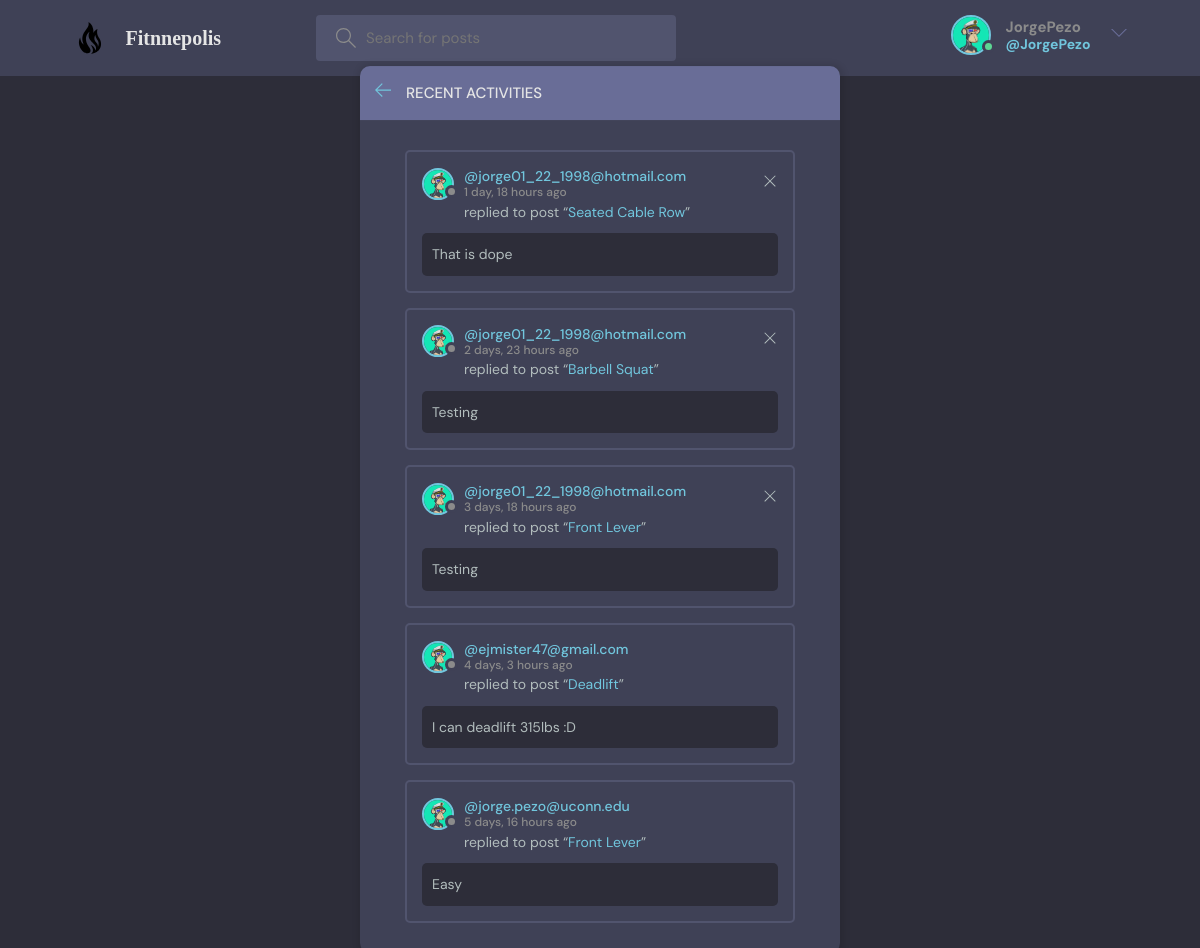
The page /activity/ (signed in) on the database its author committed.
### playground/models.py (models this page shows, shortened)
class User(AbstractUser):
    name = models.CharField(max_length=200, null=True)
    email = models.EmailField(unique=True, null=True)
    bio = models.TextField(null=True)
    avatar = models.ImageField(null=True, default="avatar.svg")
    USERNAME_FIELD = 'email'
    REQUIRED_FIELDS = []

class Message(models.Model):
    user = models.ForeignKey(User, on_delete=models.CASCADE)
    room = models.ForeignKey(Room, on_delete=models.CASCADE)
    body = models.TextField()
    updated = models.DateTimeField(auto_now=True)
    created = models.DateTimeField(auto_now_add=True)
    class Meta:
        ordering = ['-updated', '-created']

class Room(models.Model):
    host = models.ForeignKey(User, on_delete=models.SET_NULL, null=True)
    topic = models.ForeignKey(Topic, on_delete=models.SET_NULL, null=True)
    name = models.CharField(max_length=200)
    description = models.TextField(null=True, blank=True)
    participants = models.ManyToManyField(User, related_name='participants', blank=True)
    url = EmbedVideoField(null=True)
    updated = models.DateTimeField(auto_now=True)
    created = models.DateTimeField(auto_now_add=True)
    image = models.ImageField(null=True, upload_to='media')
    class Meta:
        ordering = ['-updated', '-created']

### playground/views.py (the view)
# urls.py: path('activity/', views.activityPage, name="activity")
def activityPage(request):
    room_messages = Message.objects.all()
    return render(request, 'playground/activity.html', {'room_messages': room_messages})

### playground/templates/playground/activity.html
{% extends 'main.html' %}
{% block content %}
<main class="layout">
  <div class="container">
    <div class="layout__box">
      <div class="layout__boxHeader">
        <div class="layout__boxTitle">
          <a href="{% url 'home' %}">
            <svg version="1.1" xmlns="http://www.w3.org/2000/svg" width="32" height="32" viewBox="0 0 32 32">
              <title>arrow-left</title>
              <path
                d="M13.723 2.286l-13.723 13.714 13.719 13.714 1.616-1.611-10.96-10.96h27.625v-2.286h-27.625l10.965-10.965-1.616-1.607z"
              ></path>
            </svg>
          </a>
          <h3>Recent Activities</h3>
        </div>
      </div>
      <div class="activities-page layout__body">
        {% for message in room_messages %}
      <div class="activities__box">
        <div class="activities__boxHeader roomListRoom__header">
          <a href="{% url 'user-profile' message.user.id %}" class="roomListRoom__author">
            <div class="avatar avatar--small">
              <img src="{{request.user.avatar.url}}" />
            </div>
            <p>
              @{{message.user}}
              <span>{{message.created|timesince}} ago</span>
            </p>
          </a>
          {% if request.user == message.user %}
          <div class="roomListRoom__actions">
            <a href="{% url 'delete-message' message.id %}">
              <svg version="1.1" xmlns="http://www.w3.org/2000/svg" width="32" height="32" viewBox="0 0 32 32">
                <title>remove</title>
                <path
                  d="M27.314 6.019l-1.333-1.333-9.98 9.981-9.981-9.981-1.333 1.333 9.981 9.981-9.981 9.98 1.333 1.333 9.981-9.98 9.98 9.98 1.333-1.333-9.98-9.98 9.98-9.981z"
                ></path>
              </svg>
            </a>
          </div>
            {% endif %}
        </div>
        <div class="activities__boxContent">
          <p>replied to post “<a href="{% url 'room' message.room.id %}">{{message.room.name}}</a>”</p>
          <div class="activities__boxRoomContent">
            {{message.body}}
          </div>
        </div>
      </div>
    {% endfor %}
      </div>
    </div>
  </div>
</main>
{% endblock content %}

### templates/navbar.html (shortened to what this page needs)
{% load static %}
<header class="header header--loggedIn">
      <div class="container">
        <a href="{% url 'home' %}" class="header__logo">
          <img src="{% static 'images/fire.svg' %}" />
          <h1>
            <strong style="font-family: MV Boli"> Fitnnepolis</strong>
          </h1>
        </a>
        <form class="header__search" method="GET" action="{% url 'home' %}">
          <label>
            <input name="q" placeholder="Search for posts" />
          </label>
        </form>
        <nav class="header__menu">
          {% if request.user.is_authenticated %}
          <div class="header__user">
            <a href="{% url 'user-profile' user.id %}">
              <div class="avatar avatar--medium active">
                <img src="{{request.user.avatar.url}}" />
              </div>
              <p> <strong>{{request.user.username}}</strong> <span><strong>@{{request.user.username}}</strong></span></p>
            </a>
            <button class="dropdown-button">
              <svg version="1.1" xmlns="http://www.w3.org/2000/svg" width="32" height="32" viewBox="0 0 32 32">
                <title>chevron-down</title>
                <path d="M16 21l-13-13h-3l16 16 16-16h-3l-13 13z"></path>
              </svg>
            </button>
          </div>
          {% else %}
           <a href="{% url 'login' %}">
            <img src="{% static 'images/avatar.svg' %}" />
            <p>Login</p>
          </a>
            {% endif %}
        </nav>
      </div>
    </header>

### rows shown on the page
User: user.avatar (picture), user.username "JorgePezo"
Message: user.avatar (picture), user "jorge01_22_1998@hotmail.com", created "1 day, 18 hours", room.name "Seated Cable Row", body "That is dope"
Message: user.avatar (picture), user "jorge01_22_1998@hotmail.com", created "2 days, 23 hours", room.name "Barbell Squat", body "Testing"
Message: user.avatar (picture), user "jorge01_22_1998@hotmail.com", created "3 days, 18 hours", room.name "Front Lever", body "Testing"
Message: user.avatar (picture), user "ejmister47@gmail.com", created "4 days, 3 hours", room.name "Deadlift", body "I can deadlift 315lbs :D"
Message: user.avatar (picture), user "jorge.pezo@uconn.edu", created "5 days, 16 hours", room.name "Front Lever", body "Easy"
